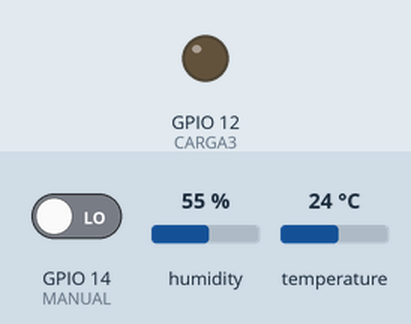
Recording of a sketch running on a simulated ESP8266 (NodeMCU). On the bench: output pins drawn as LEDs (lit = HIGH). The test bench sets the inputs (shaded band); at power-on: GPIO 14 (MANUAL) LOW, humidity 55 %, temperature 24 °C. WiFi joins after 1.5 s; servers stay silent unless stated; what the sketch prints to the serial monitor is not drawn.

Above: at 0.25 s.
At 0.6 s:
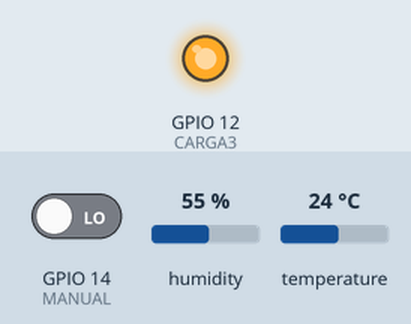
Timing chart, 0 to 2.1 s (numbered marks = the images above):
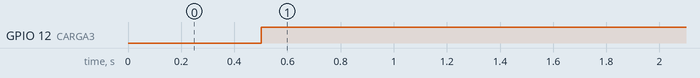

The sketch:

Link_House_AT_AP.ino
```cpp
/*
  Automação Residencial
  Project: Link House
  Author: Yuri Lima & Reginaldo Barros
  Date: 27/10/2015 - 22:50
  "GVT-Yuri Lima"
  48291110
*/
#ifdef ESP8266
extern "C" {
#include "user_interface.h"
}
#endif

//OBS Modulo com duas GPIOS protocolo diferenciado Pinagem diferente
//=======================================================
//Bibliotecas
//#include <avr / io.h>
//#include <util/delay.h>
#include <ESP8266WiFi.h>
#include <WiFiClient.h>
#include <ESP8266WebServer.h>
#include <ESP8266mDNS.h>
#include "DHT.h"
//=======================================================
//DEBUG
#define DEBUG 1
//=======================================================
//Protocolo de Comunicação
#define T_ACTION pc_Request.charAt(0) //Tipo de Ação?
#define N_ACTION Serial.print("#");//Sem ação
//=======================================================
//Acesso Wifi
//Usuario da internet Station
const char* ssid = "Yuri_Lim";//Usuario da internet
const char* pswd = "48291110";//Senha do Wifi
int status = WL_IDLE_STATUS;
//=======================================================
//Usuario da internet Acess Point
//const char PSWD[] = "48291110";
//=======================================================
////Acesso wifi modulo ESP
//#define MY_SSID   "LinkHouse"
//#define MY_PASSWD "78945612"
//=======================================================
//Objeto da classe
WiFiServer server(80);//Porta de Comunicação
//=======================================================
//GPIOs definition esp
#define CARGA1     4
#define CARGA2     5
#define CARGA3     12
#define CARGA4     13
#define CARGA5     14
#define CARGA6     16
//=======================================================
//Temperatura
DHT dht(CARGA6, DHT11);
int h, t;
//=======================================================
//Millis
unsigned long previousMillis = 0;
const long interval = 500;
unsigned long previousMillis2 = 0;
const long interval2 = 6000;
//=======================================================
//Interrupções
volatile bool flag1;
volatile int MANUAL = 14;
//=======================================================
//Prototipo das funções
#if DEBUG
void printWifiStatus();
#endif
void ManualChange();
//=======================================================
//Protocolo
String MAC;
//==================================================================================
void setup() {
  pinMode(MANUAL, INPUT);
  pinMode(CARGA3, OUTPUT);
  attachInterrupt(digitalPinToInterrupt (MANUAL), ManualChange, CHANGE);
#if DEBUG
  Serial.begin(115200);
#endif
  //delay(10);
  WiFi.mode(WIFI_AP_STA); //AP,STA,AP_STA,OFF Colocar em modo AP e Station
  WiFi.softAP(ssid, pswd); //na lib do Arduino eh diferente; WiFi.begin(S,P)
  WiFi.begin(ssid, pswd);
  /*while (WiFi.status() != WL_CONNECTED) {
    delay(100);
    Serial.print(F("."));
  }*/
  //===========================================================================================================
  Serial.println("");
  // Start the server
  server.begin(); //Server iniciado
  // Print the IP address
#if DEBUG
  WiFi.printDiag(Serial);
  //Serial.print(F("IP_MOD_ESP: "));
  //Serial.println(WiFi.localIP());
  Serial.print(F("IP AP: "));
  Serial.println(WiFi.softAPIP());
  Serial.print(F("MAC_MOD_ESP: "));
  MAC = WiFi.macAddress();
  Serial.println(MAC);
  Serial.print(F("Nome do modulo - hostname: "));
  Serial.println(wifi_station_get_hostname());
  printWifiStatus();
#endif
  dht.begin();
}

void loop() {
  //==============================================================
  //Precisa ter um intervalo minimo de 1,5segundos para uma boa leitura
  unsigned long currentMillis2 = millis();
  if (currentMillis2 - previousMillis2 >= interval2) {
    // save the last time you read the sensor
    previousMillis2 = currentMillis2;
    h = dht.readHumidity();
    t = dht.readTemperature();
    Serial.print("Temp: ");
    Serial.println(t);
    Serial.print("Umid: ");
    Serial.println(h);
  }
  //===========================================================================================================
  unsigned long currentMillis = millis();
  if (currentMillis - previousMillis >= interval) {
    // save the last time you read the sensor
    previousMillis = currentMillis;
    if (!flag1)   {
      digitalWrite(CARGA3, !digitalRead(CARGA3));
      flag1 = true;
    }
  }
  // Check if a client has connected
  //===========================================================================================================
  WiFiClient client = server.available();
  if (!client) {
    return;
  }
  // Wait until the client sends some data
#if DEBUG
  Serial.println(F("Nova Requisicao"));
#endif
  //===========================================================================================================
  while (!client.available()) {
    delay(1);
  }
  //===========================================================================================================
  // Read os dados de protocolo enviado
  String pc_Request = client.readStringUntil('\r');
#if DEBUG
  Serial.print(F("Protocolo: "));
  Serial.println(pc_Request);
#endif
  //client.flush();//Limpa buffer
  client.println(F("HTTP/1.1 200 OK"));
  client.println(F("Content-Type: text/html"));
  client.println();
  client.println(F("<HTML>"));
  client.println(F("<head>"));
  client.println(F("<title> Link House </title>"));//Titulo da aba
  client.println(F("</head>"));
  client.println(F("<body>"));
  client.println(F("<h2>Configurar Rede Wifi</h2>"));
  client.println(F("<form method='get'>"));
  client.println(F("Nome da rede: <input type='text' name='ssid'>"));
  client.println(F("<br>"));
  client.println(F("Senha da rede: <input type='password' name='pswd'>"));
  client.println(F("<br>"));
  client.println(F("<input type='submit' value='Salvar'>"));
  client.println(F("</form>"));
  client.println(F("</body>"));
  client.println(F("</HTML>"));
  delay(5);
  client.flush();//Limpa buffer
  /*//===========================================================================================================
    if (T_ACTION == '$') {
    #if DEBUG
    Serial.println(F("Acionamento de Carga."));
    #endif
    if (pc_Request.charAt(2) == '1')digitalWrite(CARGA3, !digitalRead(CARGA3));
    else if (pc_Request.charAt(2) == '0')digitalWrite(CARGA3, !digitalRead(CARGA3));
    }
    //===========================================================================================================
    if (T_ACTION == '*') {
    //    "{'id': '" + MAC + "','status': '" + digitalRead(CARGA) + "#####','sinal':" + rssi + "','temp': '" + t + " + "','umid': '" + h + "}"
    //+ '"' + "'" + ',' + "'" + "temp" + "'" + ':' + "'" + '"' + t + '"' + '"' + "'" + ',' + "'" + "umd" + "'" + ':' + "'" + '"' + h +
    #if DEBUG
    Serial.println(F("Retorno de Status."));
    #endif
    //pc_Request = pc_Request + '"' + '{' + "'" ;
    pc_Request = pc_Request + '"' + '{' + "'" + "id" + "'" + '"' + MAC + '"' + "'" + ',' + "'" + "status" + "'" + ":" "'" + '"' + digitalRead(CARGA3) + '"' + "#####" + "'" + ',' + "'" + "sinal" + "'" + ":" + '"' + WiFi.RSSI() + '"' + '}' + '"';
    //pc_Request = '@';
    //pc_Request = pc_Request + t;
    //pc_Request = pc_Request + h;
    #if DEBUG
    Serial.println(pc_Request);
    #endif
    client.println(pc_Request);
    }
    //===========================================================================================================
    if (T_ACTION == '&') {
    #if DEBUG
    Serial.println(F("Teste de Comunicacao."));
    #endif
    client.println('&');
    }*/
  //===========================================================================================================
#if DEBUG
  Serial.println(F("Client disonnected"));
  Serial.println("");
#endif

}
#if DEBUG
void printWifiStatus() {
  // print the SSID of the network you're attached to:
  Serial.print(F("Nome da rede - SSID: "));
  Serial.println(WiFi.SSID());

  // print your WiFi shield's IP address:
  IPAddress ip = WiFi.localIP();
  Serial.print(F("Endereco de IP: "));
  Serial.println(ip);

  // print the received signal strength:
  long rssi = WiFi.RSSI();
  Serial.print(F("Intensidade do Sinal (RSSI):"));
  Serial.print(rssi);
  Serial.println(F(" dBm"));
}
#endif
void ManualChange() {
  flag1 = false;
}
```

Measured:
- by itself, GPIO 12 (CARGA3): LOW → HIGH at 0.50 s
